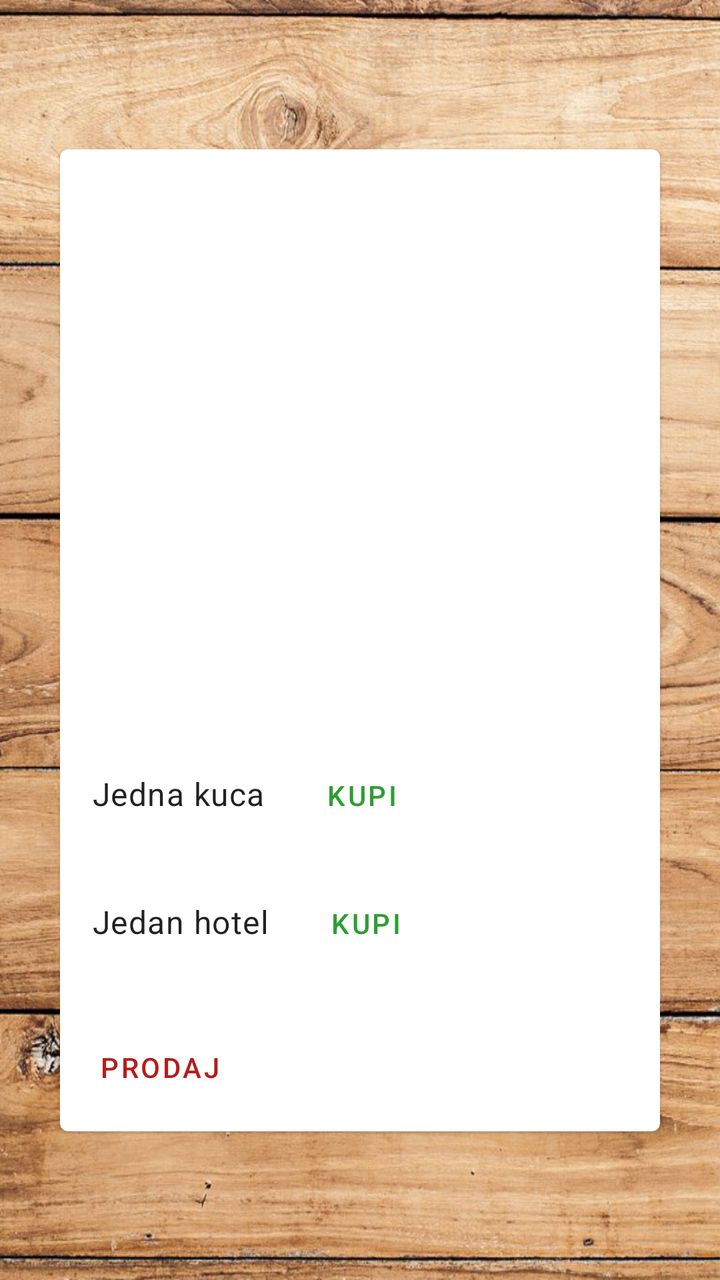
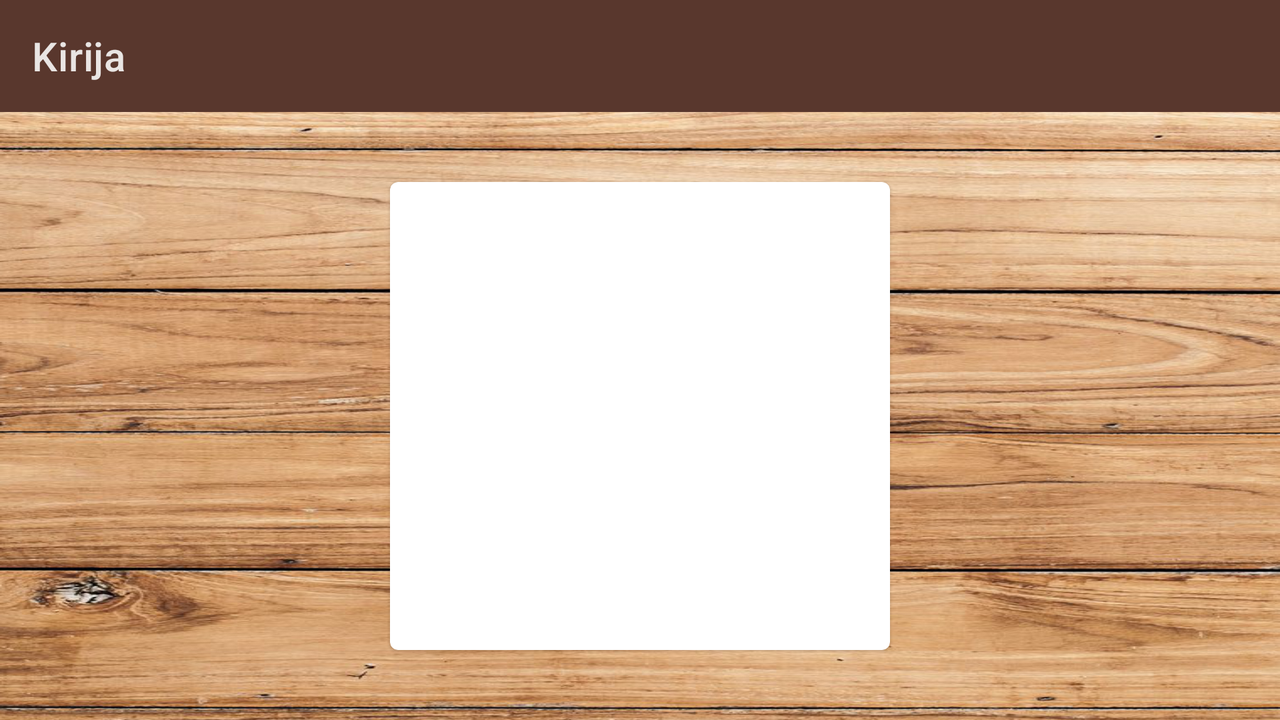

Two renders of one Android screen. The first uses the default layout on a phone; the second uses the alternative layout the repository ships for a different screen configuration, on a matching device. The two XML files are below.
<!-- AndroidManifest.xml: application theme Theme.Monopoly -->
<!-- res/layout/fragment_property_rent.xml -->
<?xml version="1.0" encoding="utf-8"?>
<androidx.constraintlayout.widget.ConstraintLayout xmlns:android="http://schemas.android.com/apk/res/android"
    xmlns:tools="http://schemas.android.com/tools"
    android:layout_width="match_parent"
    android:layout_height="match_parent"
    xmlns:app="http://schemas.android.com/apk/res-auto"
    tools:context=".property.PropertyRentFragment"
    android:background="@drawable/backgound"
    >

    <com.google.android.material.card.MaterialCardView
        android:id="@+id/card"
        android:layout_width="match_parent"
        android:layout_height="wrap_content"
        android:layout_margin="30dp"
        app:layout_constraintTop_toTopOf="parent"
        app:layout_constraintBottom_toBottomOf="parent"
        app:cardBackgroundColor="#FFFFFF"
        >

        <LinearLayout
            android:layout_width="match_parent"
            android:layout_height="wrap_content"
            android:orientation="vertical"

            >

            
            <ImageView
                android:id="@+id/posed"
                android:layout_width="match_parent"
                android:layout_height="250dp"
                android:scaleType="fitXY"
                />

            <LinearLayout
                android:layout_width="match_parent"
                android:layout_height="wrap_content"
                android:orientation="vertical"
                android:padding="16dp">

                
                
                
                
                
                
                
                <LinearLayout
                    android:id="@+id/nekretnine"
                    android:layout_marginTop="8dp"
                    android:layout_width="match_parent"
                    android:layout_height="wrap_content"
                    android:orientation="horizontal"
                    android:gravity="center"
                    android:textAppearance="?attr/textAppearanceBody2"
                    android:textColor="?android:attr/textColorSecondary"
                    />
                <LinearLayout
                    android:layout_width="wrap_content"
                    android:layout_height="wrap_content"
                    android:layout_marginTop="25dp">
                    <TextView
                        android:id="@+id/kuca"
                        android:layout_width="wrap_content"
                        android:layout_height="wrap_content"
                        android:text="Jedna kuca "
                        android:textAppearance="?attr/textAppearanceBody1"
                        android:textColor="?android:attr/textColorPrimaryInverse"
                        />
                    <com.google.android.material.button.MaterialButton
                        android:id="@+id/kuca_button"
                        android:layout_width="wrap_content"
                        android:layout_height="wrap_content"
                        android:layout_marginEnd="8dp"
                        android:text="Kupi"
                        style="?attr/borderlessButtonStyle"
                        android:textColor="#2E9E32"
                        />


                </LinearLayout>

                <LinearLayout
                    android:layout_width="wrap_content"
                    android:layout_height="wrap_content"
                    android:layout_marginTop="16dp">
                    <TextView
                        android:id="@+id/hotel"
                        android:layout_width="wrap_content"
                        android:layout_height="wrap_content"
                        android:text="Jedan hotel "
                        android:textAppearance="?attr/textAppearanceBody1"
                        android:textColor="?android:attr/textColorPrimaryInverse"
                        />
                    <com.google.android.material.button.MaterialButton
                        android:id="@+id/hotel_button"
                        android:layout_width="wrap_content"
                        android:layout_height="wrap_content"
                        android:layout_marginEnd="8dp"
                        android:text="Kupi"
                        style="?attr/borderlessButtonStyle"
                        android:textColor="#2E9E32"
                        />


                </LinearLayout>



            </LinearLayout>

            
            <LinearLayout
                android:layout_width="wrap_content"
                android:layout_height="wrap_content"
                android:layout_margin="8dp"
                android:orientation="horizontal"
                android:gravity="center"
                >

                <com.google.android.material.button.MaterialButton
                    android:id="@+id/prodaj"
                    android:layout_width="wrap_content"
                    android:layout_height="wrap_content"
                    android:text="Prodaj "
                    style="?attr/borderlessButtonStyle"
                    android:gravity="center"
                    android:textColor="#B71C1C"
                    />
            </LinearLayout>

        </LinearLayout>

    </com.google.android.material.card.MaterialCardView>



</androidx.constraintlayout.widget.ConstraintLayout>
<!-- resources referenced by this layout -->
<resources>
  <!-- drawable backgound: png bitmap (drawable, 1040275 bytes) -->
  <style name="Theme.Monopoly" parent="Theme.MaterialComponents.NoActionBar">
          
          <item name="colorPrimary">@color/purple_500</item>
          <item name="colorPrimaryVariant">@color/purple_700</item>
          <item name="colorOnPrimary">@color/white</item>
          
          <item name="colorSecondary">@color/teal_200</item>
          <item name="colorSecondaryVariant">@color/teal_700</item>
          <item name="colorOnSecondary">@color/black</item>
          
          <item name="android:statusBarColor" tools:targetApi="l">?attr/colorPrimaryVariant</item>
          
      </style>
  <color name="purple_500">#FF6200EE</color>
  <color name="purple_700">#FF3700B3</color>
  <color name="white">#FFFFFFFF</color>
  <color name="teal_200">#FF03DAC5</color>
  <color name="teal_700">#FF018786</color>
  <color name="black">#FF000000</color>
</resources>
<!-- res/layout-land/fragment_property_rent.xml (the author's variant of the layout above) -->
<!-- drawn on the phone turned sideways -->
<?xml version="1.0" encoding="utf-8"?>
<androidx.constraintlayout.widget.ConstraintLayout xmlns:android="http://schemas.android.com/apk/res/android"
    xmlns:tools="http://schemas.android.com/tools"
    android:layout_width="match_parent"
    android:layout_height="match_parent"
    xmlns:app="http://schemas.android.com/apk/res-auto"
    tools:context=".property.PropertyRentFragment"
    android:background="@drawable/backgound"
    >

    <com.google.android.material.appbar.MaterialToolbar
        android:id="@+id/topAppBar"
        android:layout_width="match_parent"
        android:layout_height="?attr/actionBarSize"
        app:title="Kirija"
        app:navigationIcon="@drawable/outline_arrow_back_24"
        style="@style/Widget.MaterialComponents.Toolbar.Surface"
        android:backgroundTint="#59372D"
        app:layout_constraintTop_toTopOf="parent"
        />

    <com.google.android.material.card.MaterialCardView
        android:id="@+id/card"
        android:layout_width="250dp"
        android:layout_height="0dp"
        android:layout_margin="35dp"
        app:layout_constraintTop_toBottomOf="@id/topAppBar"
        app:layout_constraintBottom_toBottomOf="parent"
        app:layout_constraintStart_toStartOf="parent"
        app:layout_constraintEnd_toEndOf="parent"
        app:cardBackgroundColor="#FFFFFF"
        >

        <LinearLayout
            android:layout_width="match_parent"
            android:layout_height="wrap_content"
            android:orientation="vertical"

            >

            
            <ImageView
                android:id="@+id/posed"
                android:layout_width="match_parent"
                android:layout_height="250dp"
                android:scaleType="fitXY"
                />

            <LinearLayout
                android:id="@+id/sadrzaj"
                android:layout_width="match_parent"
                android:layout_height="wrap_content"
                android:orientation="vertical"
                android:padding="16dp">



                <LinearLayout
                    android:id="@+id/nekretnine"
                    android:layout_width="match_parent"
                    android:layout_height="wrap_content"
                    android:orientation="horizontal"
                    android:layout_gravity="center"
                    />

                <TextView
                    android:id="@+id/naslov"
                    android:layout_width="wrap_content"
                    android:layout_height="wrap_content"
                    android:layout_marginTop="8dp"
                    android:text="Cenovnik: "
                    android:textAppearance="?attr/textAppearanceHeadline6"
                    android:textColor="?android:attr/textColorPrimaryInverse"
                    />
                <TextView
                    android:id="@+id/bez"
                    android:layout_marginTop="8dp"
                    android:layout_width="wrap_content"
                    android:layout_height="wrap_content"
                    android:text="@string/bez_nekretnina"
                    android:textAppearance="?attr/textAppearanceBody1"
                    android:textColor="?android:attr/textColorPrimaryInverse"
                    />
                <TextView
                    android:id="@+id/kuca1"
                    android:layout_marginTop="8dp"
                    android:layout_width="wrap_content"
                    android:layout_height="wrap_content"
                    android:text="@string/jedna_kuca"
                    android:textAppearance="?attr/textAppearanceBody1"
                    android:textColor="?android:attr/textColorPrimaryInverse"
                    /><TextView
                android:id="@+id/kuca2"
                android:layout_marginTop="8dp"
                android:layout_width="wrap_content"
                android:layout_height="wrap_content"
                android:text="@string/dve_kuce"
                android:textAppearance="?attr/textAppearanceBody1"
                android:textColor="?android:attr/textColorPrimaryInverse"
                /><TextView
                android:id="@+id/kuca3"
                android:layout_marginTop="8dp"
                android:layout_width="wrap_content"
                android:layout_height="wrap_content"
                android:text="@string/tri_kuce"
                android:textAppearance="?attr/textAppearanceBody1"
                android:textColor="?android:attr/textColorPrimaryInverse"
                /><TextView
                android:id="@+id/kuca4"
                android:layout_marginTop="8dp"
                android:layout_width="wrap_content"
                android:layout_height="wrap_content"
                android:text="Cetiri kuce "
                android:textAppearance="?attr/textAppearanceBody1"
                android:textColor="?android:attr/textColorPrimaryInverse"
                /><TextView
                android:id="@+id/hotel"
                android:layout_marginTop="8dp"
                android:layout_width="wrap_content"
                android:layout_height="wrap_content"
                android:text="Hotel "
                android:textAppearance="?attr/textAppearanceBody1"
                android:textColor="?android:attr/textColorPrimaryInverse"
                />



            </LinearLayout>

            
            <LinearLayout
                android:layout_width="wrap_content"
                android:layout_height="wrap_content"
                android:layout_margin="8dp"
                android:orientation="horizontal"
                android:layout_gravity="center"
                >

                <com.google.android.material.button.MaterialButton
                    android:id="@+id/plati"
                    android:layout_width="wrap_content"
                    android:layout_height="wrap_content"
                    android:text="Platite kiriju "
                    style="?attr/borderlessButtonStyle"
                    android:gravity="center"
                    android:textColor="#B71C1C"
                    />
            </LinearLayout>

        </LinearLayout>

    </com.google.android.material.card.MaterialCardView>



</androidx.constraintlayout.widget.ConstraintLayout>
<!-- resources referenced by the variant -->
<!-- as the phone turned sideways resolves them -->
<resources>
  <!-- drawable backgound: png bitmap (drawable, 1040275 bytes) -->
  <string name="bez_nekretnina">Bez nekretnina</string>
  <string name="dve_kuce">Dve kuce</string>
  <string name="jedna_kuca">Jedna kuca</string>
  <string name="tri_kuce">Tri kuce</string>
  <style name="Theme.Monopoly" parent="Theme.MaterialComponents.NoActionBar">
          
          <item name="colorPrimary">@color/purple_500</item>
          <item name="colorPrimaryVariant">@color/purple_700</item>
          <item name="colorOnPrimary">@color/white</item>
          
          <item name="colorSecondary">@color/teal_200</item>
          <item name="colorSecondaryVariant">@color/teal_700</item>
          <item name="colorOnSecondary">@color/black</item>
          
          <item name="android:statusBarColor" tools:targetApi="l">?attr/colorPrimaryVariant</item>
          
      </style>
  <color name="purple_500">#FF6200EE</color>
  <color name="purple_700">#FF3700B3</color>
  <color name="white">#FFFFFFFF</color>
  <color name="teal_200">#FF03DAC5</color>
  <color name="teal_700">#FF018786</color>
  <color name="black">#FF000000</color>
</resources>
